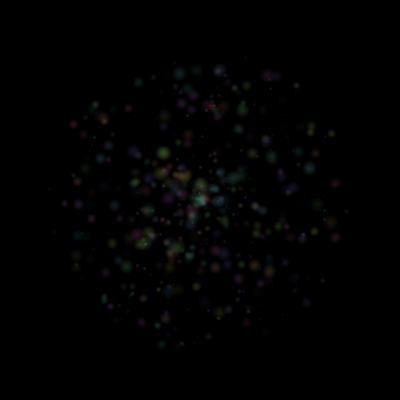
Frame 1 (no input)
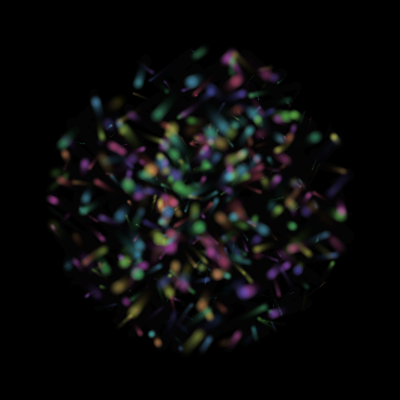
Frame 60 (the mouse pressed at the canvas centre just before this capture)
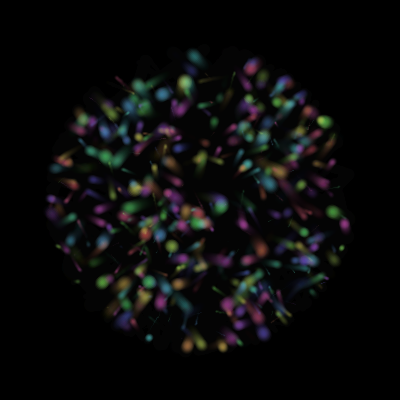
Frame 120 (the mouse held since frame 60 and released just before this capture)

The Processing sketch that drew these frames (run headless with seeded random() and noise(); from frame 60 on, the mouse is pressed at the canvas centre):

// Processing sketch: processing_77615
// ── processing_77615.pde

int MAX_DOTS = 500;
ArrayList<Dot> dots = new ArrayList<Dot>();

void setup() {
  size(400, 400);
  colorMode(HSB, 360, 100, 100);
  background(0);
  smooth();

  for (int i = 0; i < MAX_DOTS;i++) {
    dots.add(new Dot());
  }
}

void draw() {
  //background(0);
  fill(0, 30);
  noStroke();
  rect(0, 0, width, height);

  pushMatrix();
  translate(width/2, height/2);
  for (Dot dot :dots) {
    dot.move().display();
  }
  popMatrix();
}
class Dot {
  float x_spd, y_spd;
  float spd= 1;
  float ch;
  float r;
  float t;
  float pm1, pm2;
  float theta;
  float range1 = 150;
  float range2;
  float x;
  float y;

  Dot() {
    pm1 = (random(1)> 0.5)? 1:  -1;
    pm2 = (random(1)> 0.5)? 1: -1;
    x_spd = pm1 * random(spd/10, spd);
    y_spd = pm2 * random(spd/10, spd);
    t = random(TWO_PI);
    ch = random(360);
    r = random(1, 15);
    theta = random(TWO_PI);
    range2 = random(range1);
    x = range2*cos(theta);
    y = range2*sin(theta);
  }

  Dot display() {
    for (int i = 0; i < 5;i++) {
      strokeWeight(r-(r/5*i));
      stroke(ch, 50+i*5, 100, 10 * abs(sin(t)));
      point(x, y);
    }
    return this;
  }
  Dot move() {
    x += x_spd;
    y += y_spd;
    t += 0.05;
    if (mag(x, y) > range1) {
      x_spd *= -1;
      y_spd *= -1;
    }
    return this;
  }
}
